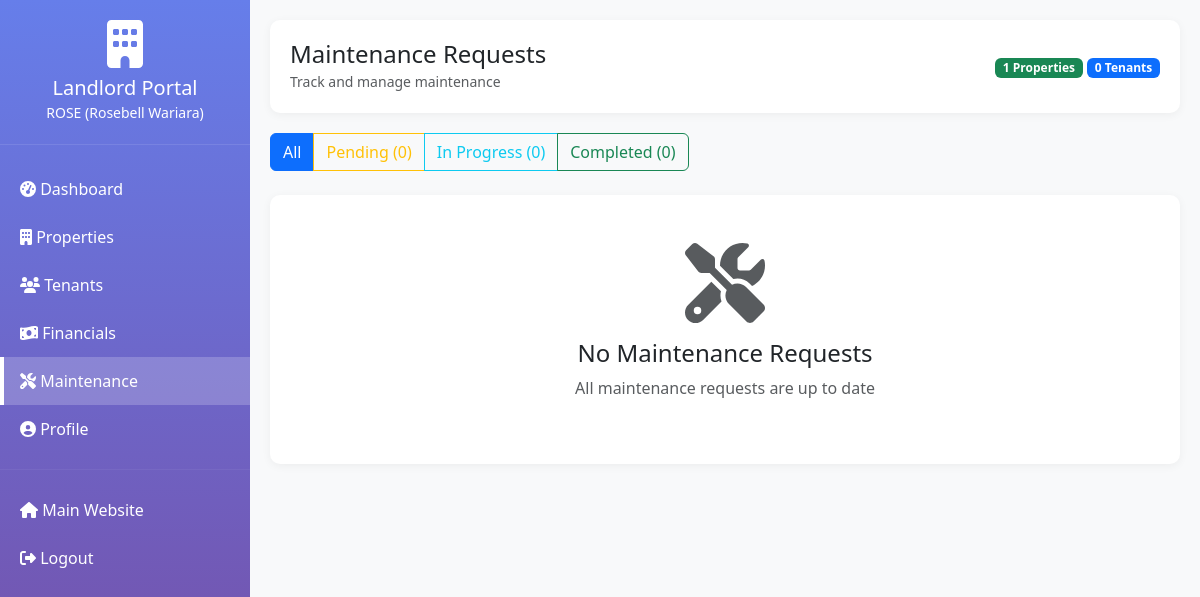
The app's page /landlord/maintenance/ (signed in) with its own data.
### listings/models.py (models this page shows, shortened)
class Landlord(models.Model):
    user = models.OneToOneField(User, on_delete=models.CASCADE, related_name='landlord_profile')
    phone = models.CharField(max_length=20)
    id_number = models.CharField(max_length=20, blank=True, verbose_name="ID/Passport Number")
    kra_pin = models.CharField(max_length=20, blank=True, verbose_name="KRA PIN")
    bank_name = models.CharField(max_length=100, blank=True)
    bank_account = models.CharField(max_length=50, blank=True)
    bank_branch = models.CharField(max_length=100, blank=True)
    address = models.TextField(blank=True)
    city = models.CharField(max_length=100, blank=True)
    postal_code = models.CharField(max_length=20, blank=True)
    profile_image = models.ImageField(upload_to='landlords/', blank=True, null=True)
    company_name = models.CharField(max_length=200, blank=True, help_text="If representing a company")
    is_active = models.BooleanField(default=True)
    is_verified = models.BooleanField(default=False, help_text="Admin must verify landlord")
    created_at = models.DateTimeField(auto_now_add=True)
    updated_at = models.DateTimeField(auto_now=True)
    class Meta:
        ordering = ['-created_at']
        verbose_name = "Landlord"
        verbose_name_plural = "Landlords"
    @property
    def full_name(self):
        if self.company_name:
            return f"{self.company_name} ({self.user.get_full_name()})"
        return self.user.get_full_name() or self.user.username
    @property
    def total_properties(self):
        return self.properties.count()
    @property
    def total_tenants(self):
        from listings.models import Tenant
        return Tenant.objects.filter(leases__property_item__landlord=self, leases__status='active').distinct().count()

### listings/landlord_views.py (the view)
# urls.py: path('maintenance/', landlord_views.landlord_maintenance, name='maintenance'),
@login_required(login_url='/landlord/login/')
def landlord_maintenance(request):
    try:
        landlord = Landlord.objects.get(user=request.user)
    except Landlord.DoesNotExist:
        messages.error(request, 'You are not registered as a landlord.')
        return redirect('listings:home')
    maintenance_requests = MaintenanceRequest.objects.filter(
        lease__property_item__landlord=landlord
    ).select_related('tenant', 'lease__property_item').order_by('-reported_date')
    status_filter = request.GET.get('status')
    if status_filter:
        maintenance_requests = maintenance_requests.filter(status=status_filter)
    status_counts = {
        'pending': maintenance_requests.filter(status='pending').count(),
        'in_progress': maintenance_requests.filter(status='in_progress').count(),
        'completed': maintenance_requests.filter(status='completed').count(),
        'cancelled': maintenance_requests.filter(status='cancelled').count(),
    }
    context = {
        'landlord': landlord,
        'maintenance_requests': maintenance_requests,
        'status_filter': status_filter,
        'status_counts': status_counts,
    }
    return render(request, 'landlord/maintenance.html', context)

### listings/templates/landlord/maintenance.html (shortened to what this page needs)
{% extends 'landlord/base.html' %}
{% block page_title %}Maintenance Requests{% endblock %}
{% block page_subtitle %}Track and manage maintenance{% endblock %}
{% block content %}
<div class="mb-4">
    <div class="btn-group" role="group">
        <a href="{% url 'listings:landlord:maintenance' %}" class="btn {% if not status_filter %}btn-primary{% else %}btn-outline-primary{% endif %}">All</a>
        <a href="?status=pending" class="btn {% if status_filter == 'pending' %}btn-warning{% else %}btn-outline-warning{% endif %}">
            Pending ({{ status_counts.pending }})
        </a>
        <a href="?status=in_progress" class="btn {% if status_filter == 'in_progress' %}btn-info{% else %}btn-outline-info{% endif %}">
            In Progress ({{ status_counts.in_progress }})
        </a>
        <a href="?status=completed" class="btn {% if status_filter == 'completed' %}btn-success{% else %}btn-outline-success{% endif %}">
            Completed ({{ status_counts.completed }})
        </a>
    </div>
</div>
{% if maintenance_requests %}
<div class="data-card">
    <div class="table-responsive">
        <table class="table table-hover">
            <thead>
                <tr>
                    <th>Date</th>
                    <th>Property</th>
                    <th>Tenant</th>
                    <th>Issue</th>
                    <th>Priority</th>
                    <th>Status</th>
                </tr>
            </thead>
            <tbody>
                {% for request in maintenance_requests %}
                    <tr>
                        <td>{{ request.reported_date|date:"M d, Y" }}</td>
                        <td>{{ request.lease.property_item.title|truncatewords:3 }}</td>
                        <td>{{ request.tenant.full_name }}</td>
                        <td>
                            <strong>{{ request.title }}</strong><br>
                            <small class="text-muted">{{ request.description|truncatewords:10 }}</small>
                        </td>
                        <td>
                            <span class="badge {% if request.priority == 'urgent' %}bg-danger{% elif request.priority == 'high' %}bg-warning{% else %}bg-info{% endif %}">
                                {{ request.get_priority_display }}
                            </span>
                        </td>
                        <td>
                            <span class="badge {% if request.status == 'completed' %}bg-success{% elif request.status == 'in_progress' %}bg-info{% elif request.status == 'pending' %}bg-warning{% else %}bg-secondary{% endif %}">
                                {{ request.get_status_display }}
                            </span>
                        </td>
                    </tr>
                {% endfor %}
            </tbody>
        </table>
    </div>
</div>
{% else %}
<div class="data-card text-center py-5">
    <i class="fas fa-tools fa-5x text-muted mb-3"></i>
    <h4>No Maintenance Requests</h4>
    <p class="text-muted">
        {% if status_filter %}
            No {{ status_filter }} maintenance requests
        {% else %}
            All maintenance requests are up to date
        {% endif %}
    </p>
</div>
{% endif %}
{% endblock %}

### listings/templates/landlord/base.html (shortened to what this page needs)
{% load static %}
<!DOCTYPE html>
<html lang="en">
<head>
    <link href="https://cdn.jsdelivr.net/npm/bootstrap@5.3.0/dist/css/bootstrap.min.css" rel="stylesheet">
    <link rel="stylesheet" href="https://cdnjs.cloudflare.com/ajax/libs/font-awesome/6.4.0/css/all.min.css">
</head>
<body>
    <div class="sidebar">
        <div class="sidebar-header">
            <i class="fas fa-building fa-3x mb-2"></i>
            <h5 class="mb-0">Landlord Portal</h5>
            <small>{{ landlord.full_name }}</small>
        </div>
        <div class="sidebar-menu">
            <a href="{% url 'listings:landlord:dashboard' %}" class="{% if request.resolver_match.url_name == 'dashboard' %}active{% endif %}">
                <i class="fas fa-tachometer-alt"></i> Dashboard
            </a>
            <a href="{% url 'listings:landlord:properties' %}" class="{% if 'properties' in request.path %}active{% endif %}">
                <i class="fas fa-building"></i> Properties
            </a>
            <a href="{% url 'listings:landlord:tenants' %}" class="{% if 'tenants' in request.path %}active{% endif %}">
                <i class="fas fa-users"></i> Tenants
            </a>
            <a href="{% url 'listings:landlord:financials' %}" class="{% if request.resolver_match.url_name == 'financials' %}active{% endif %}">
                <i class="fas fa-money-bill-wave"></i> Financials
            </a>
            <a href="{% url 'listings:landlord:maintenance' %}" class="{% if request.resolver_match.url_name == 'maintenance' %}active{% endif %}">
                <i class="fas fa-tools"></i> Maintenance
            </a>
            <a href="{% url 'listings:landlord:profile' %}" class="{% if request.resolver_match.url_name == 'profile' %}active{% endif %}">
                <i class="fas fa-user-circle"></i> Profile
            </a>
            <hr style="border-color: rgba(255,255,255,0.2);">
            <a href="{% url 'listings:home' %}">
                <i class="fas fa-home"></i> Main Website
            </a>
            <a href="{% url 'listings:landlord:logout' %}">
                <i class="fas fa-sign-out-alt"></i> Logout
            </a>
        </div>
    </div>
    <div class="main-content">
        <div class="header-bar">
            <div class="d-flex justify-content-between align-items-center">
                <div>
                    <h4 class="mb-0">{% block page_title %}Dashboard{% endblock %}</h4>
                    <small class="text-muted">{% block page_subtitle %}Welcome to your landlord portal{% endblock %}</small>
                </div>
                <div>
                    <span class="badge bg-success">{{ landlord.total_properties }} Properties</span>
                    <span class="badge bg-primary">{{ landlord.total_tenants }} Tenants</span>
                </div>
            </div>
        </div>
        {% block content %}{% endblock %}
    </div>
</body>
</html>

### listings/templates/landlord/base.html (style rules this page uses)
:root { --primary-color: #667eea; --secondary-color: #764ba2; }
body { background-color: #f8f9fa; }
.sidebar { height: 100vh; position: fixed; top: 0; left: 0; width: 250px; background: linear-gradient(180deg, var(--primary-color) 0%, var(--secondary-color) 100%); color: white; overflow-y: auto; z-index: 1000; }
.sidebar-header { padding: 20px; text-align: center; border-bottom: 1px solid rgba(255,255,255,0.1); }
.sidebar-menu { padding: 20px 0; }
.sidebar-menu a { display: block; padding: 12px 20px; color: white; text-decoration: none; transition: all 0.3s; }
.sidebar-menu a:hover, .sidebar-menu a.active { background: rgba(255,255,255,0.2); border-left: 4px solid white; padding-left: 16px; }
.main-content { margin-left: 250px; padding: 20px; min-height: 100vh; }
.header-bar { background: white; border-radius: 10px; padding: 20px; margin-bottom: 20px; box-shadow: 0 2px 10px rgba(0,0,0,0.05); }
.data-card { background: white; border-radius: 10px; padding: 20px; box-shadow: 0 2px 10px rgba(0,0,0,0.05); margin-bottom: 20px; }

### records on screen
Landlord: full_name "ROSE (Rosebell Wariara)", total_properties "1", total_tenants "0"

### other values on screen
{{ status_counts.pending }} "0"
{{ status_counts.in_progress }} "0"
{{ status_counts.completed }} "0"
